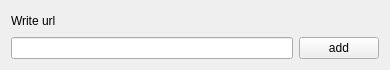
<?xml version="1.0" encoding="UTF-8"?>
<ui version="4.0">
 <class>Form</class>
 <widget class="QWidget" name="Form">
  <property name="geometry">
   <rect>
    <x>0</x>
    <y>0</y>
    <width>390</width>
    <height>66</height>
   </rect>
  </property>
  <property name="maximumSize">
   <size>
    <width>16777215</width>
    <height>66</height>
   </size>
  </property>
  <property name="windowTitle">
   <string>Form</string>
  </property>
  <layout class="QGridLayout" name="gridLayout">
   <item row="1" column="0">
    <widget class="QLineEdit" name="lineEdit"/>
   </item>
   <item row="0" column="0">
    <widget class="QLabel" name="label">
     <property name="text">
      <string>Write url</string>
     </property>
    </widget>
   </item>
   <item row="0" column="1">
    <spacer name="horizontalSpacer">
     <property name="orientation">
      <enum>Qt::Horizontal</enum>
     </property>
     <property name="sizeType">
      <enum>QSizePolicy::Fixed</enum>
     </property>
     <property name="sizeHint" stdset="0">
      <size>
       <width>40</width>
       <height>20</height>
      </size>
     </property>
    </spacer>
   </item>
   <item row="1" column="1">
    <widget class="QPushButton" name="pushButton">
     <property name="sizePolicy">
      <sizepolicy hsizetype="Fixed" vsizetype="Fixed">
       <horstretch>0</horstretch>
       <verstretch>0</verstretch>
      </sizepolicy>
     </property>
     <property name="text">
      <string>add</string>
     </property>
    </widget>
   </item>
  </layout>
 </widget>
 <resources/>
 <connections/>
</ui>
